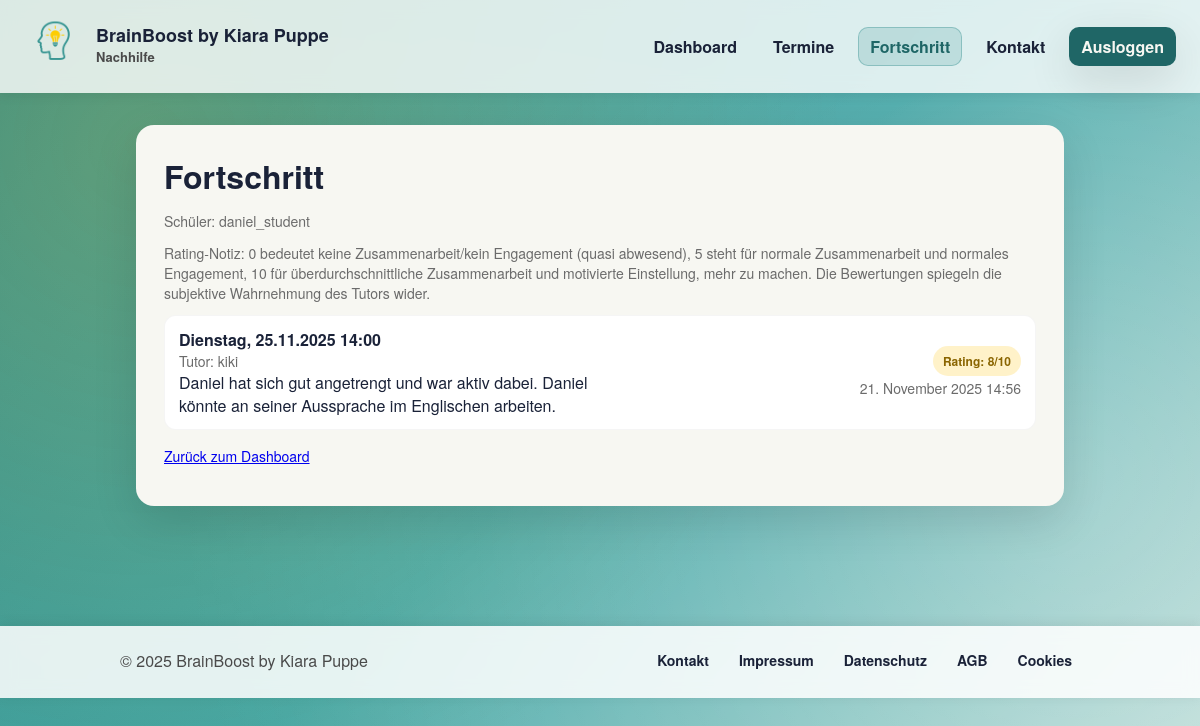
The app's page /fortschritt/ (signed in) with its own data.
### core/models.py (models this page shows, shortened)
class StudentProfile(models.Model):
    address = models.CharField(max_length=255, blank=True)
    latitude = models.FloatField(null=True, blank=True)
    longitude = models.FloatField(null=True, blank=True)
    zoom_link = models.URLField(blank=True)
    zumpad_link = models.URLField(blank=True)
    class Meta:
        verbose_name = "Schüler/Student"
        verbose_name_plural = "Schüler/Studenten"
    user = models.OneToOneField(
        settings.AUTH_USER_MODEL,
        on_delete=models.CASCADE,
        related_name="student_profile",
    )
    parents = models.ManyToManyField(
        ParentProfile,
        related_name="students",
        blank=True,
    )

class CustomUser(AbstractUser):
    class Roles(models.TextChoices):
        STUDENT = "student", "Schüler/Student"
        PARENT = "parent", "Parent"
        TUTOR = "tutor", "Tutor"
    role = models.CharField(
        max_length=20,
        choices=Roles.choices,
        default=Roles.STUDENT,
    )

class ProgressEntry(models.Model):
    lesson = models.ForeignKey(
        Lesson,
        on_delete=models.CASCADE,
        related_name="progress_entries",
    )
    comment = models.TextField(blank=True)
    rating = models.PositiveSmallIntegerField(
        validators=[MinValueValidator(0), MaxValueValidator(10)]
    )
    created_at = models.DateTimeField(auto_now_add=True)
    class Meta:
        ordering = ["-created_at"]
        verbose_name = "Fortschrittseintrag"
        verbose_name_plural = "Fortschrittseinträge"

class Lesson(models.Model):
    class Status(models.TextChoices):
        PLANNED = "planned", "geplant"
        COMPLETED = "completed", "vorbei"
        CANCELLED = "cancelled", "storniert"
    class Ort(models.TextChoices):
        BIB = "library", "Bibliothek Braunschweig"
        BIB_WOB = "library_wob", "Bibliothek Wolfsburg"
        ZUHAUSE_STUDENT = "at home", "Beim Schüler/Studenten"
        ZUHAUSE_BRAIN = "at brainboost", "Bei mir"
        ONLINE = "online", "online"
    date = models.DateField()
    time = models.TimeField()
    ort = models.CharField(
        max_length=20,
        choices=Ort.choices,
        default=Ort.ZUHAUSE_STUDENT,
    )
    duration_minutes = models.PositiveIntegerField()
    student = models.ForeignKey(
        StudentProfile,
        on_delete=models.CASCADE,
        related_name="lessons",
    )
    tutor = models.ForeignKey(
        TutorProfile,
        on_delete=models.CASCADE,
        related_name="lessons",
    )
    fach = models.CharField(
        max_length=50,
        choices=[
            ("mathe", "Mathe"),
            ("deutsch", "Deutsch"),
            ("englisch", "Englisch"),
            ("naturwissenschaften", "Naturwissenschaften"),
            ("franzoesisch", "Französisch"),
            ("spanisch", "Spanisch"),
            ("musik", "Musik"),
        ],
        default="mathe",
    )
    status = models.CharField(
        max_length=20,
        choices=Status.choices,
        default=Status.PLANNED,
    )
    cancellation_reason = models.TextField(blank=True, default="")
    reschedule_requested = models.BooleanField(default=False)
    location_address = models.CharField(max_length=255, blank=True)
    distance_km = models.DecimalField(max_digits=6, decimal_places=2, null=True, blank=True)
    class Meta:
        ordering = ["date", "time"]
        verbose_name = "Termin"
        verbose_name_plural = "Termine"

class TutorProfile(models.Model):
    address = models.CharField(max_length=255, blank=True)
    latitude = models.FloatField(null=True, blank=True)
    longitude = models.FloatField(null=True, blank=True)
    class Meta:
        verbose_name = "Tutor"
        verbose_name_plural = "Tutoren"
    user = models.OneToOneField(
        settings.AUTH_USER_MODEL,
        on_delete=models.CASCADE,
        related_name="tutor_profile",
    )

### core/views.py (the view, shortened to what this page needs)
# urls.py: path("fortschritt/", views.progress_view, name="progress"),
@login_required
def progress_view(request, student_id=None):
    _ensure_profile_for_user(request.user)
    entries = ProgressEntry.objects.none()
    viewed_student = None
    student_list = StudentProfile.objects.none()
    if request.user.role == CustomUser.Roles.STUDENT and hasattr(
        request.user, "student_profile"
    ):
        viewed_student = request.user.student_profile
        entries = ProgressEntry.objects.filter(
            lesson__student=request.user.student_profile
        )
    return render(
        request,
        "progress.html",
        {
            "entries": entries,
            "viewed_student": viewed_student,
            "student_id": student_id,
            "student_list": student_list,
        },
    )

### core/views.py (called while the page is built)
def _ensure_profile_for_user(user: CustomUser):
    if user.role == CustomUser.Roles.STUDENT and not hasattr(user, "student_profile"):
        StudentProfile.objects.create(user=user)
    elif user.role == CustomUser.Roles.PARENT and not hasattr(user, "parent_profile"):
        ParentProfile.objects.create(user=user)
    elif user.role == CustomUser.Roles.TUTOR and not hasattr(user, "tutor_profile"):
        TutorProfile.objects.create(user=user)

### core/templates/progress.html (shortened to what this page needs)
{% extends "base.html" %}
{% block content %}
<div class="card">
    <h1>Fortschritt</h1>
    {% if viewed_student %}
        <p class="muted">Schüler: {{ viewed_student.user.username }}</p>
    {% elif request.user.role == 'tutor' %}
        <p class="muted">Deine erstellten Fortschritteinträge (alle Schüler).</p>
    {% elif student_id %}
        <p class="muted">Schüler-ID: {{ student_id }}</p>
    {% endif %}
    <p class="muted" style="margin:12px 0 12px;">
        Rating-Notiz: 0 bedeutet keine Zusammenarbeit/kein Engagement (quasi abwesend), 5 steht für normale Zusammenarbeit und normales Engagement,
        10 für überdurchschnittliche Zusammenarbeit und motivierte Einstellung, mehr zu machen. Die Bewertungen spiegeln die subjektive Wahrnehmung des Tutors wider.
    </p>
    <ul class="list">
        {% for entry in entries %}
            <li>
                <div>
                    <strong>{{ entry.lesson.date|date:"l, d.m.Y" }} {{ entry.lesson.time|time:"H:i" }}</strong>
                    <div class="muted">Tutor: {{ entry.lesson.tutor.user.username }}</div>
                    <div>{{ entry.comment|default:"(kein Kommentar)" }}</div>
                </div>
                <div style="text-align:right;">
                    <span class="badge info">Rating: {{ entry.rating }}/10</span><br>
                    <span class="muted">{{ entry.created_at }}</span>
                </div>
            </li>
        {% empty %}
            <li>Keine Einträge vorhanden.</li>
        {% endfor %}
    </ul>
    <p class="muted" style="margin-top:16px;"><a href="{% url 'dashboard' %}">Zurück zum Dashboard</a></p>
</div>
{% endblock %}

### core/static/core/styles.css (style rules this page uses)
:root { --teal: #2c8a8a; --teal-dark: #1f6666; --cream: #f7f7f2; --yellow: #ffc928; --red: #e63946; --slate: #4a4a4a; --accent: #1a2238; --card-radius: 18px; --shadow: 0 15px 45px rgba(0,0,0,0.12); --font-sans: "Nunito", "Avenir", "Helvetica Neue", Arial, sans-serif; }
* { box-sizing: border-box; }
body { margin: 0; font-family: var(--font-sans); background: linear-gradient(135deg, var(--teal) 0%, #43a6a6 50%, #c3e0db 100%); color: var(--accent); min-height: 100vh; }
.card { background: var(--cream); border-radius: var(--card-radius); padding: 28px; box-shadow: var(--shadow); margin-bottom: 24px; }
h1, h2, h3 { margin: 0 0 12px; color: var(--accent); }
p { margin: 0 0 12px; color: var(--slate); }
.muted { color: #6b6b6b; font-size: 14px; }
.list { list-style: none; padding: 0; margin: 0; display: grid; gap: 10px; }
.list li { padding: 12px 14px; border-radius: 12px; background: #fff; border: 1px solid rgba(0,0,0,0.04); display: flex; justify-content: space-between; align-items: center; gap: 10px; }
.list li > div { flex: 1; min-width: 0; }
.list li strong { display: block; overflow-wrap: anywhere; }
.badge { display: inline-block; padding: 6px 10px; border-radius: 999px; font-size: 12px; font-weight: 800; }
.badge.info { background: rgba(255,201,40,0.25); color: #8a6500; }

### records on screen
StudentProfile: user.username "daniel_student"
ProgressEntry: lesson "Dienstag, 25.11.2025", lesson.time "14:00", lesson.tutor.user.username "kiki", comment "Daniel hat sich gut angetrengt und war aktiv dabei. Daniel könnte an seiner Aussprache im Englischen arbeiten.", rating "8", created_at "21. November 2025 14:56"
